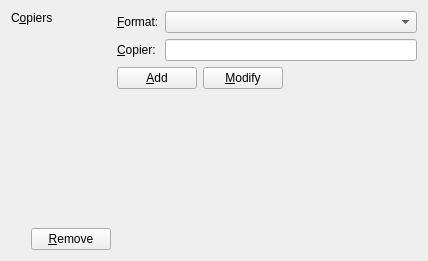
<ui version="4.0" >
 <author></author>
 <comment></comment>
 <exportmacro></exportmacro>
 <class>QPrefCopiersUi</class>
 <widget class="QWidget" name="QPrefCopiersUi" >
  <property name="geometry" >
   <rect>
    <x>0</x>
    <y>0</y>
    <width>428</width>
    <height>261</height>
   </rect>
  </property>
  <property name="windowTitle" >
   <string/>
  </property>
  <layout class="QGridLayout" >
   <property name="margin" >
    <number>11</number>
   </property>
   <property name="spacing" >
    <number>6</number>
   </property>
   <item row="0" column="0" >
    <layout class="QGridLayout" >
     <property name="margin" >
      <number>0</number>
     </property>
     <property name="spacing" >
      <number>6</number>
     </property>
     <item row="1" column="0" >
      <widget class="Q3ListBox" name="AllCopiersLB" >
       <property name="sizePolicy" >
        <sizepolicy>
         <hsizetype>5</hsizetype>
         <vsizetype>7</vsizetype>
         <horstretch>0</horstretch>
         <verstretch>0</verstretch>
        </sizepolicy>
       </property>
       <property name="vScrollBarMode" >
        <enum>Q3ScrollView::Auto</enum>
       </property>
       <property name="hScrollBarMode" >
        <enum>Q3ScrollView::AlwaysOff</enum>
       </property>
      </widget>
     </item>
     <item row="2" column="0" >
      <layout class="QHBoxLayout" >
       <property name="margin" >
        <number>0</number>
       </property>
       <property name="spacing" >
        <number>6</number>
       </property>
       <item>
        <spacer>
         <property name="orientation" >
          <enum>Qt::Horizontal</enum>
         </property>
         <property name="sizeType" >
          <enum>QSizePolicy::Preferred</enum>
         </property>
         <property name="sizeHint" >
          <size>
           <width>20</width>
           <height>20</height>
          </size>
         </property>
        </spacer>
       </item>
       <item>
        <widget class="QPushButton" name="copierRemovePB" >
         <property name="text" >
          <string>&amp;Remove</string>
         </property>
        </widget>
       </item>
      </layout>
     </item>
     <item row="0" column="0" >
      <widget class="QLabel" name="AllCopiersLA" >
       <property name="text" >
        <string>C&amp;opiers</string>
       </property>
       <property name="buddy" >
        <cstring>AllCopiersLB</cstring>
       </property>
      </widget>
     </item>
    </layout>
   </item>
   <item row="0" column="1" >
    <layout class="QGridLayout" >
     <property name="margin" >
      <number>0</number>
     </property>
     <property name="spacing" >
      <number>6</number>
     </property>
     <item row="1" column="0" >
      <layout class="QHBoxLayout" >
       <property name="margin" >
        <number>0</number>
       </property>
       <property name="spacing" >
        <number>6</number>
       </property>
       <item>
        <widget class="QPushButton" name="copierNewPB" >
         <property name="text" >
          <string>&amp;Add</string>
         </property>
        </widget>
       </item>
       <item>
        <widget class="QPushButton" name="copierModifyPB" >
         <property name="text" >
          <string>&amp;Modify</string>
         </property>
        </widget>
       </item>
       <item>
        <spacer>
         <property name="orientation" >
          <enum>Qt::Horizontal</enum>
         </property>
         <property name="sizeType" >
          <enum>QSizePolicy::Expanding</enum>
         </property>
         <property name="sizeHint" >
          <size>
           <width>20</width>
           <height>20</height>
          </size>
         </property>
        </spacer>
       </item>
      </layout>
     </item>
     <item row="0" column="0" >
      <layout class="QGridLayout" >
       <property name="margin" >
        <number>0</number>
       </property>
       <property name="spacing" >
        <number>6</number>
       </property>
       <item row="0" column="1" >
        <widget class="QComboBox" name="copierFormatCO" >
         <property name="sizePolicy" >
          <sizepolicy>
           <hsizetype>3</hsizetype>
           <vsizetype>0</vsizetype>
           <horstretch>0</horstretch>
           <verstretch>0</verstretch>
          </sizepolicy>
         </property>
        </widget>
       </item>
       <item row="2" column="0" >
        <widget class="QLabel" name="copierLA" >
         <property name="text" >
          <string>&amp;Copier:</string>
         </property>
         <property name="buddy" >
          <cstring>copierED</cstring>
         </property>
        </widget>
       </item>
       <item row="0" column="0" >
        <widget class="QLabel" name="copierFormatLA" >
         <property name="text" >
          <string>&amp;Format:</string>
         </property>
         <property name="buddy" >
          <cstring>copierFormatCO</cstring>
         </property>
        </widget>
       </item>
       <item row="2" column="1" >
        <widget class="QLineEdit" name="copierED" />
       </item>
      </layout>
     </item>
     <item row="2" column="0" >
      <spacer>
       <property name="orientation" >
        <enum>Qt::Vertical</enum>
       </property>
       <property name="sizeType" >
        <enum>QSizePolicy::Expanding</enum>
       </property>
       <property name="sizeHint" >
        <size>
         <width>20</width>
         <height>20</height>
        </size>
       </property>
      </spacer>
     </item>
    </layout>
   </item>
  </layout>
 </widget>
 <pixmapfunction>qPixmapFromMimeSource</pixmapfunction>
 <customwidgets>
  <customwidget>
   <class>Q3ListBox</class>
   <extends></extends>
   <header>q3listbox.h</header>
   <container>0</container>
   <pixmap></pixmap>
  </customwidget>
 </customwidgets>
 <tabstops>
  <tabstop>AllCopiersLB</tabstop>
  <tabstop>copierFormatCO</tabstop>
  <tabstop>copierED</tabstop>
  <tabstop>copierNewPB</tabstop>
  <tabstop>copierRemovePB</tabstop>
 </tabstops>
 <resources/>
 <connections/>
</ui>
